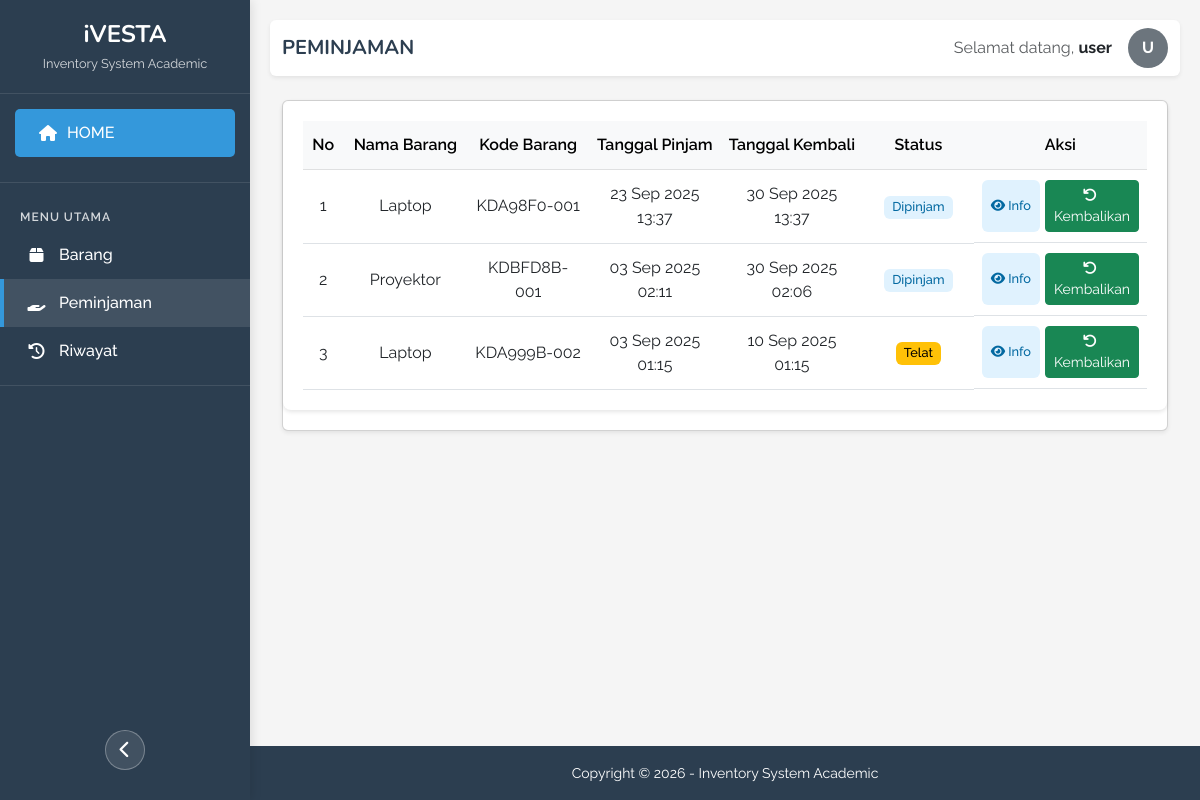
The page /pegawai/userData/Peminjaman.php (signed in) on the database its author committed.
### tables this page shows
CREATE TABLE `t_pinjam` (
  `id_pinjam` int(11) NOT NULL,
  `id_detail` int(11) NOT NULL,
  `id_nip` varchar(20) NOT NULL,
  `tanggal_pinjam` datetime DEFAULT current_timestamp(),
  `tanggal_kembali` datetime DEFAULT NULL,
  `jumlah` int(11) NOT NULL DEFAULT 1,
  `status_peminjaman` enum('Menunggu Verifikasi','Dipinjam','Dikembalikan','Hilang','Ditolak','Telat','Selesai','Dibooking') DEFAULT 'Menunggu Verifikasi',
  `keterangan` text DEFAULT NULL
);

CREATE TABLE `t_barang` (
  `id_barang` int(11) NOT NULL,
  `nama_barang` varchar(100) NOT NULL,
  `merk` varchar(50) NOT NULL,
  `unit` int(11) NOT NULL DEFAULT 1,
  `foto_barang` varchar(100) DEFAULT NULL,
  `tanggal_input` timestamp NOT NULL DEFAULT current_timestamp(),
  `milik` enum('Prodi','Lab','Lab 1','Lab 2','Lab 3') NOT NULL DEFAULT 'Prodi'
);

CREATE TABLE `t_barang_detail` (
  `id_detail` int(11) NOT NULL,
  `id_barang` int(11) NOT NULL,
  `kode_barang` varchar(20) NOT NULL,
  `kondisi` enum('Baik','Rusak','Hilang') NOT NULL DEFAULT 'Baik',
  `status` enum('Tersedia','Dipinjam','Menunggu Verifikasi','Hilang','Dibooking') DEFAULT 'Tersedia',
  `tanggal_rusak` datetime DEFAULT NULL,
  `tanggal_hilang` datetime DEFAULT NULL,
  `tanggal_maintenance` datetime DEFAULT NULL,
  `note` text DEFAULT NULL
);

### pegawai/userData/Peminjaman.php (the view, shortened to what this page needs)
<?php
require "../../koneksi.php";
$id_nip = $_SESSION['id_nip'];
$query_peminjaman = "SELECT p.*, b.nama_barang, d.kode_barang, d.kondisi, d.status
                    FROM t_pinjam p
                    JOIN t_barang_detail d ON p.id_detail = d.id_detail
                    JOIN t_barang b ON d.id_barang = b.id_barang
                    WHERE p.id_nip = '$id_nip'
                    AND (p.status_peminjaman = 'Dipinjam'
                         OR p.status_peminjaman = 'Menunggu Verifikasi'
                         OR p.status_peminjaman = 'Telat')
                    ORDER BY
                        CASE
                            WHEN p.status_peminjaman = 'Menunggu Verifikasi' THEN 1
                            WHEN p.status_peminjaman = 'Dipinjam' THEN 2
                            WHEN p.status_peminjaman = 'Telat' THEN 3
                            ELSE 4
                        END,
                        p.tanggal_pinjam DESC";
$result_peminjaman = mysqli_query($conn, $query_peminjaman);
?>
<!DOCTYPE html>
<html lang="en">
<head>
    <link href="https://cdn.jsdelivr.net/npm/bootstrap@5.3.0/dist/css/bootstrap.min.css" rel="stylesheet">
    <link rel="stylesheet" href="https://cdnjs.cloudflare.com/ajax/libs/font-awesome/6.4.0/css/all.min.css">
    <link rel="stylesheet" href="../../assets/css/style.css">
</head>
<body>
    <div class="sidebar" id="sidebar">
        <div class="sidebar-header">
            <h4>iVESTA</h4>
            <p>Inventory System Academic</p>
        </div>
        <div class="sidebar-menu">
            <a href="/ivesta/pegawai/index.php" class="dashboard-btn">
                <i class="fas fa-home"></i>
                <span>HOME</span>
            </a>
            <div class="menu-divider"></div>
            <div class="menu-title">
                <span>MENU UTAMA</span>
            </div>
            <a href="Barang.php">
                <i class="fas fa-box menu-icon"></i>
                <span>Barang</span>
            </a>
            <a href="#" class="active">
                <i class="fas fa-hand-holding menu-icon"></i>
                <span>Peminjaman</span>
            </a>
            <a href="Riwayat.php">
                <i class="fas fa-history menu-icon"></i>
                <span>Riwayat</span>
            </a>
            <div class="menu-divider"></div>
            <div class="toggle-container">
                <button class="toggle-sidebar" id="toggleSidebar" title="Toggle Sidebar">
                    <i class="fas fa-chevron-left"></i>
                </button>
            </div>
        </div>
    </div>
    <div class="main-content" id="mainContent">
        <nav class="navbar navbar-expand-lg navbar-light bg-white mb-4 rounded shadow-sm">
            <div class="container-fluid">
                <span class="navbar-brand">PEMINJAMAN</span>
                <div class="d-flex align-items-center position-relative">
                    <div class="me-3">
                        <span class="text-muted">Selamat datang,</span>
                        <span class="fw-bold"><?= htmlspecialchars($_SESSION['fullName']) ?></span>
                    </div>
                    <div class="user-profile" id="userProfile"
                        style="overflow: hidden; border-radius: 50%; width: 40px; height: 40px; text-align: center; line-height: 40px; font-weight: bold; color: white; background: #6c757d; cursor: pointer;">
                        <?php
                        $foto = $_SESSION['fotoP'] ?? '';
                        $fotoPath = realpath(__DIR__ . '/../../assets/profiles/' . $foto);
                        if ($foto && file_exists($fotoPath) && is_file($fotoPath)) {
                            echo '<img src="../../assets/profiles/' . htmlspecialchars($foto) . '" alt="Foto Profil" style="width: 100%; height: 100%; object-fit: cover;">';
                        } else {
                            echo strtoupper(substr($_SESSION['fullName'], 0, 1));
                        }
                        ?>
                    </div>
                </div>
            </div>
        </nav>
        <section id="peminjaman" class="peminjaman section">
            <div class="container" data-aos="fade-up" data-aos-delay="100">
                <div class="card shadow-sm">
                    <div class="card-body p-0">
                        <?php if (mysqli_num_rows($result_peminjaman) > 0): ?>
                            <div class="table-container">
                                <table class="table table-hover">
                                    <thead class="table-light">
                                        <tr>
                                            <th width="5%">No</th>
                                            <th width="15%">Nama Barang</th>
                                            <th width="15%">Kode Barang</th>
                                            <th width="15%">Tanggal Pinjam</th>
                                            <th width="15%">Tanggal Kembali</th>
                                            <th width="15%">Status</th>
                                            <th width="20%">Aksi</th>
                                        </tr>
                                    </thead>
                                    <tbody>
                                        <?php
                                        $no = 1;
                                        while ($row = mysqli_fetch_assoc($result_peminjaman)):
                                            $tanggalKembali = ($row['tanggal_kembali'])
                                                ? date('d M Y H:i', strtotime($row['tanggal_kembali']))
                                                : '-';
                                            $statusClass = '';
                                            $statusText = '';
                                            switch ($row['status_peminjaman']) {
                                                case 'Dipinjam':
                                                    $statusClass = 'badge bg-primary';
                                                    $statusText = 'Dipinjam';
                                                    break;
                                                case 'Telat':
                                                    $statusClass = 'badge-waiting';
                                                    $statusText = 'Telat';
                                                    break;
                                            }
                                            ?>
                                            <tr>
                                                <td><?= $no++ ?></td>
                                                <td><?= htmlspecialchars($row['nama_barang']) ?></td>
                                                <td><?= htmlspecialchars($row['kode_barang']) ?></td>
                                                <td><?= date('d M Y H:i', strtotime($row['tanggal_pinjam'])) ?></td>
                                                <td><?= $tanggalKembali ?></td>
                                                <td>
                                                    <span class="badge <?= $statusClass ?>">
                                                        <?= htmlspecialchars($statusText) ?>
                                                    </span>
                                                </td>
                                                <td class="action-buttons">
                                                    <button class="btn btn-sm badge bg-primary" data-bs-toggle="modal"
                                                        data-bs-target="#detailPeminjamanModal<?= $row['id_pinjam'] ?>">
                                                        <i class="fas fa-eye"></i> Info
                                                    </button>
                                                    <?php if ($row['status_peminjaman'] === 'Dipinjam' || $row['status_peminjaman'] === 'Telat'): ?>
                                                        <button type="button" class="btn btn-sm btn-success" data-bs-toggle="modal"
                                                            data-bs-target="#kembalikanModal"
                                                            data-id-pinjam="<?= $row['id_pinjam'] ?>"
                                                            data-id-detail="<?= $row['id_detail'] ?>">
                                                            <i class="fas fa-undo me-1"></i> Kembalikan
                                                        </button>
                                                    <?php elseif ($row['status_peminjaman'] === 'Menunggu Verifikasi'): ?>
                                                        <button class="btn btn-sm btn-secondary" disabled>
                                                            <i class="fas fa-clock me-1"></i> Menunggu
                                                        </button>
                                                    <?php endif; ?>
                                                </td>
                                            </tr>
                                        <?php endwhile; ?>
                                    </tbody>
                                </table>
                            </div>
                        <?php endif; ?>
                    </div>
                </div>
            </div>
        </section>
    </div>
    <div class="footer" id="footer">
        <small>Copyright &copy; <?= date('Y'); ?> - Inventory System Academic</small>
    </div>
</body>
</html>

### assets/css/style.css (style rules this page uses)
:root { --primary-color: #2c3e50; --secondary-color: #3498db; --light-color: #ecf0f1; --dark-color: #2c3e50; --sidebar-width: 250px; --sidebar-collapsed-width: 70px; --transition-speed: 0.3s; }
body { font-family: "Raleway", sans-serif; background-color: #f5f5f5; transition: all var(--transition-speed); }
h1, h2, h3, h4, h5, h6 { font-family: "Nunito", sans-serif; }
.sidebar { background-color: var(--primary-color); color: white; height: 100vh; position: fixed; width: var(--sidebar-width); padding-top: 20px; transition: all var(--transition-speed); z-index: 1000; box-shadow: 2px 0 10px rgba(0, 0, 0, 0.1); display: flex; flex-direction: column; }
.sidebar-header { padding: 0 20px 20px; border-bottom: 1px solid rgba(255, 255, 255, 0.1); text-align: center; transition: all var(--transition-speed); }
.sidebar-header h4 { font-family: "Nunito", sans-serif; font-weight: 700; margin-bottom: 5px; transition: all var(--transition-speed); }
.sidebar-header p { font-size: 0.8rem; opacity: 0.8; margin: 0; transition: all var(--transition-speed); }
.sidebar-menu { padding: 15px 0; flex-grow: 1; overflow-y: auto; display: flex; flex-direction: column; }
.sidebar-menu a { color: white; padding: 12px 20px; display: flex; align-items: center; text-decoration: none; transition: all var(--transition-speed); font-family: "Raleway", sans-serif; font-weight: 500; white-space: nowrap; border-left: 4px solid transparent; }
.sidebar-menu a:hover, .sidebar-menu a.active { background-color: rgba(255, 255, 255, 0.1); border-left: 4px solid var(--secondary-color); }
.sidebar-menu .menu-title { color: rgba(255, 255, 255, 0.8); padding: 15px 20px 5px; font-size: 0.75rem; text-transform: uppercase; letter-spacing: 1px; font-weight: 600; }
.sidebar-menu .menu-divider { padding: 0 20px; margin: 10px 0; border-top: 1px solid rgba(255, 255, 255, 0.1); }
.menu-icon { min-width: 25px; text-align: center; margin-right: 10px; font-size: 1rem; }
.toggle-container { margin-top: auto; padding: 15px 0; }
.toggle-sidebar { width: 40px; height: 40px; border-radius: 50%; background-color: rgba(255, 255, 255, 0.1); border: 1px solid rgba(255, 255, 255, 0.3); color: white; display: flex; justify-content: center; align-items: center; margin: 0 auto; cursor: pointer; transition: all var(--transition-speed); }
.toggle-sidebar i { font-size: 1.1rem; transition: transform var(--transition-speed); }
.dashboard-btn { display: flex; align-items: center; padding: 12px 20px; background-color: var(--secondary-color); color: white; border-radius: 5px; text-decoration: none; transition: all var(--transition-speed); margin: 0 15px 15px; }
.dashboard-btn i { margin-right: 10px; }
.main-content { margin-left: var(--sidebar-width); padding: 20px; transition: all var(--transition-speed); min-height: calc(100vh - 60px); }
.navbar { box-shadow: 0 2px 10px rgba(0, 0, 0, 0.05); }
.navbar-brand { font-weight: 700; font-family: "Nunito", sans-serif; color: var(--primary-color); }
.user-profile { width: 40px; height: 40px; border-radius: 50%; background-color: var(--secondary-color); color: white; display: flex; align-items: center; justify-content: center; font-weight: 600; cursor: pointer; transition: all var(--transition-speed); }
.footer { background-color: var(--primary-color); color: white; padding: 15px; text-align: center; position: fixed; bottom: 0; width: calc(100% - var(--sidebar-width)); margin-left: var(--sidebar-width); font-family: "Raleway", sans-serif; transition: all var(--transition-speed); z-index: 100; }
.table-container { background-color: white; border-radius: 8px; box-shadow: 0 2px 4px rgba(0, 0, 0, 0.1); padding: 20px; margin-bottom: 20px; }
.action-buttons { display: flex; justify-content: center; gap: 5px; }
.badge.bg-primary { background-color: #e0f2fe !important; color: #0369a1 !important; }
.badge-waiting { background-color: #ffc107; color: #000; }
.action-buttons { display: flex; gap: 5px; }

### rows shown on the page
t_pinjam: t_barang.nama_barang "Laptop", id_detail.kode_barang "KDA98F0-001", tanggal_pinjam "23 Sep 2025 13:37", tanggal_kembali "30 Sep 2025 13:37", status_peminjaman "Dipinjam"
t_pinjam: t_barang.nama_barang "Proyektor", id_detail.kode_barang "KDBFD8B-001", tanggal_pinjam "03 Sep 2025 02:11", tanggal_kembali "30 Sep 2025 02:06", status_peminjaman "Dipinjam"
t_pinjam: t_barang.nama_barang "Laptop", id_detail.kode_barang "KDA999B-002", tanggal_pinjam "03 Sep 2025 01:15", tanggal_kembali "10 Sep 2025 01:15", status_peminjaman "Telat"

### other values the page prints
$_SESSION['fullName'] "user"
substr($_SESSION['fullName'], 0, 1) "U"
